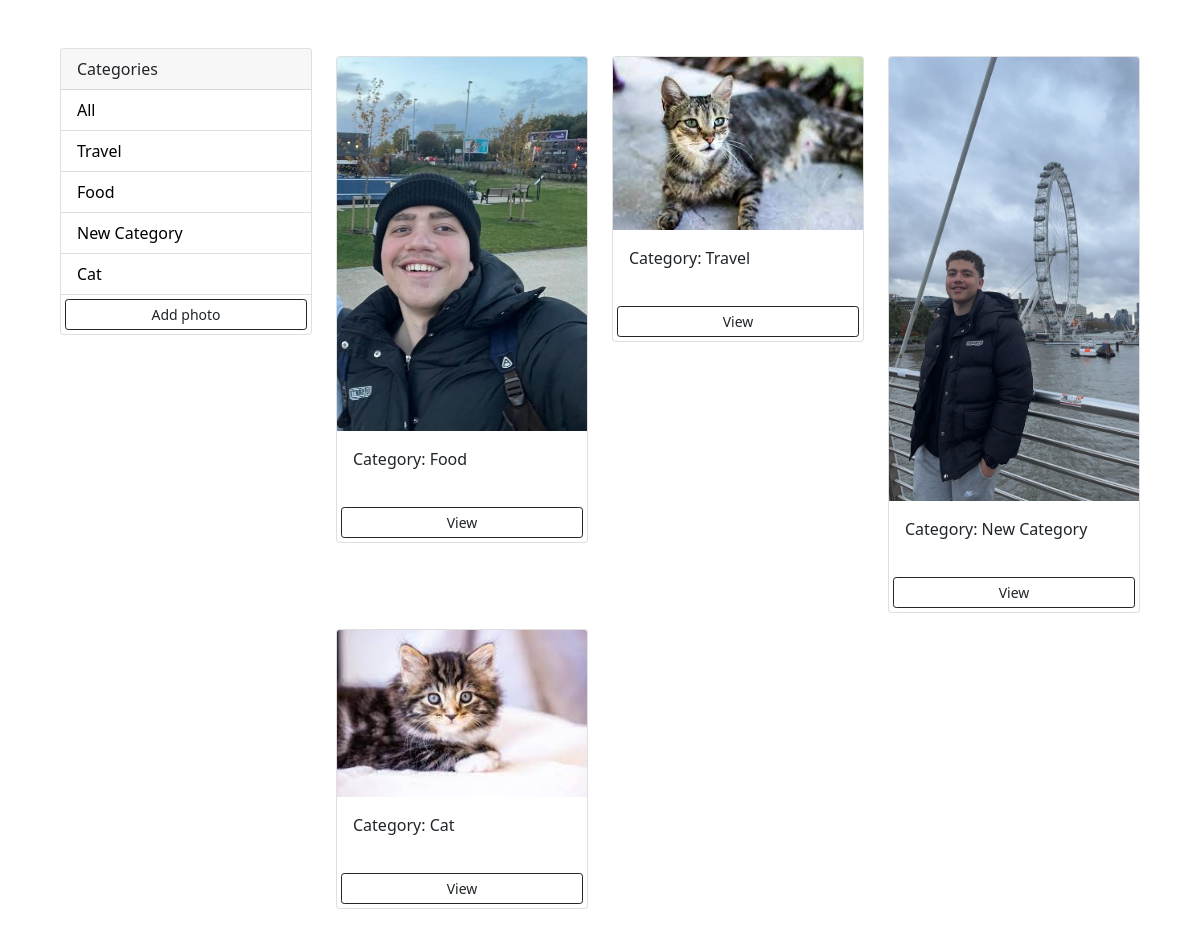
Before: / with the older database file.
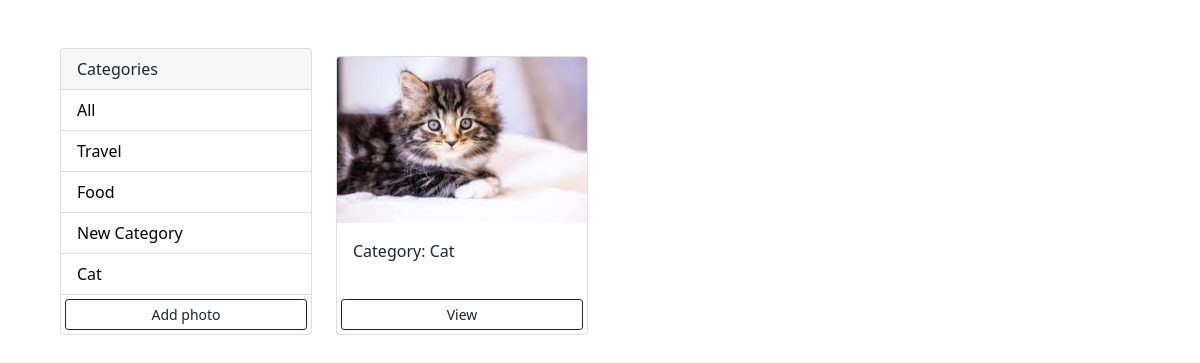
After: the same page with the newer database file.
### photos/models.py (models this page shows, shortened)
class Category(models.Model):
    name = models.CharField(max_length=100, null=False, blank=False)
    def __str__(self) -> str:
        return self.name

class Photo(models.Model):
    category = models.ForeignKey(Category, on_delete=models.SET_NULL, null=True, blank=True)
    image = models.ImageField(null=False, blank=False)
    description = models.TextField()

### photos/views.py (the view)
# urls.py: path("", views.gallery, name='gallery'),
def gallery(request):
    category = request.GET.get('category')
    if category is None:
        photos = Photo.objects.all()
    else:
        photos = Photo.objects.filter(category__name__contains=category)
    categories = Category.objects.all()
    context = {
        'categories': categories,
        'photos': photos,
    }
    return render(request, "photos/gallery.html", context)

### photos/templates/photos/gallery.html (shortened to what this page needs)
<!doctype html>
<html lang="en">
<head>
    <link href="https://cdn.jsdelivr.net/npm/bootstrap@5.0.2/dist/css/bootstrap.min.css" rel="stylesheet">
</head>
<body class="m-5">
    <div class="container">
      <div class="row">
        <div class="col-md-3">
            <div class="card" >
              <div class="card-header">
                Categories
              </div>
              <ul class="list-group list-group-flush">
                <li class="list-group-item"><a href="{%url "gallery" %}"> All</a></li>
                {% for category in categories %}
                <li class="list-group-item"><a href="{%url "gallery" %}?category={{ category.name }}"> {{category.name}}</a></li>
                {% endfor %}
                <a class="btn btn-outline-dark btn-sm m-1" href="{% url 'add' %}" >Add photo</a>
              </ul>
            </div>
        </div>
        <div class="col-md-9">
          <div class="row" style="height: 100%">
            {% for photo in photos %}
              <div class="col-md-4">
                  <div class="card my-2 ">
                        <img class="card-img-top " style="max-height:100%; max-width: 100%" src="{{photo.image.url}}" alt="Card image cap">
                        <div class="card-body">
                              <p>Category: {{ photo.category }}</p>
                        </div>
                        <a class="btn btn-outline-dark btn-sm m-1" href="{% url 'photo' photo.id %}" >View</a>
                      </div>
              </div>
              {% endfor %}
          </div>
        </div>
      </div>
    </div>
</body>
</html>

Changed rows visible on the page:
removed Photo: image (picture), category "Food"
removed Photo: image (picture), category "Travel"
removed Photo: image (picture), category "New Category"
